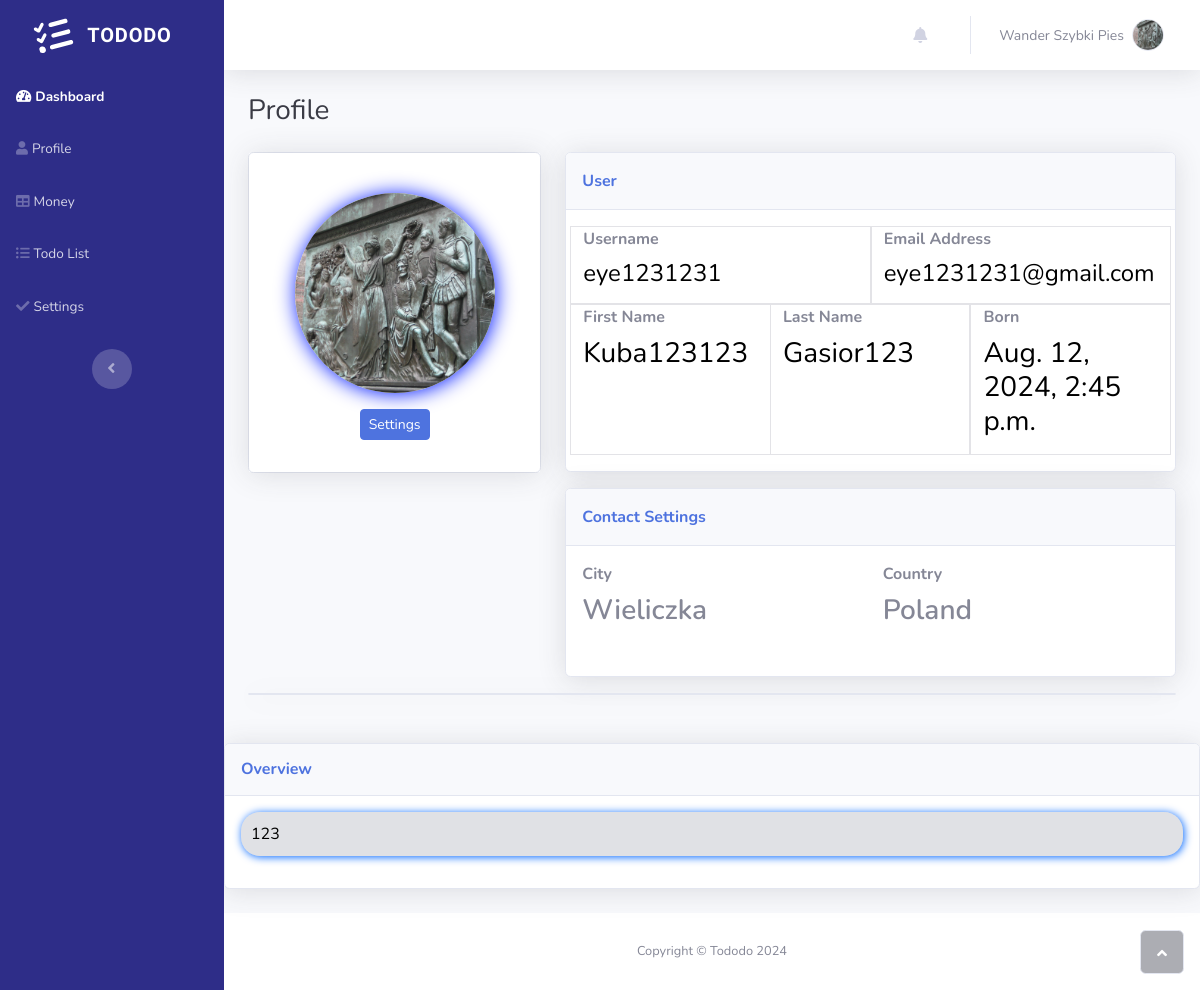
Before: /profile/1/ (signed in) with the older database file.
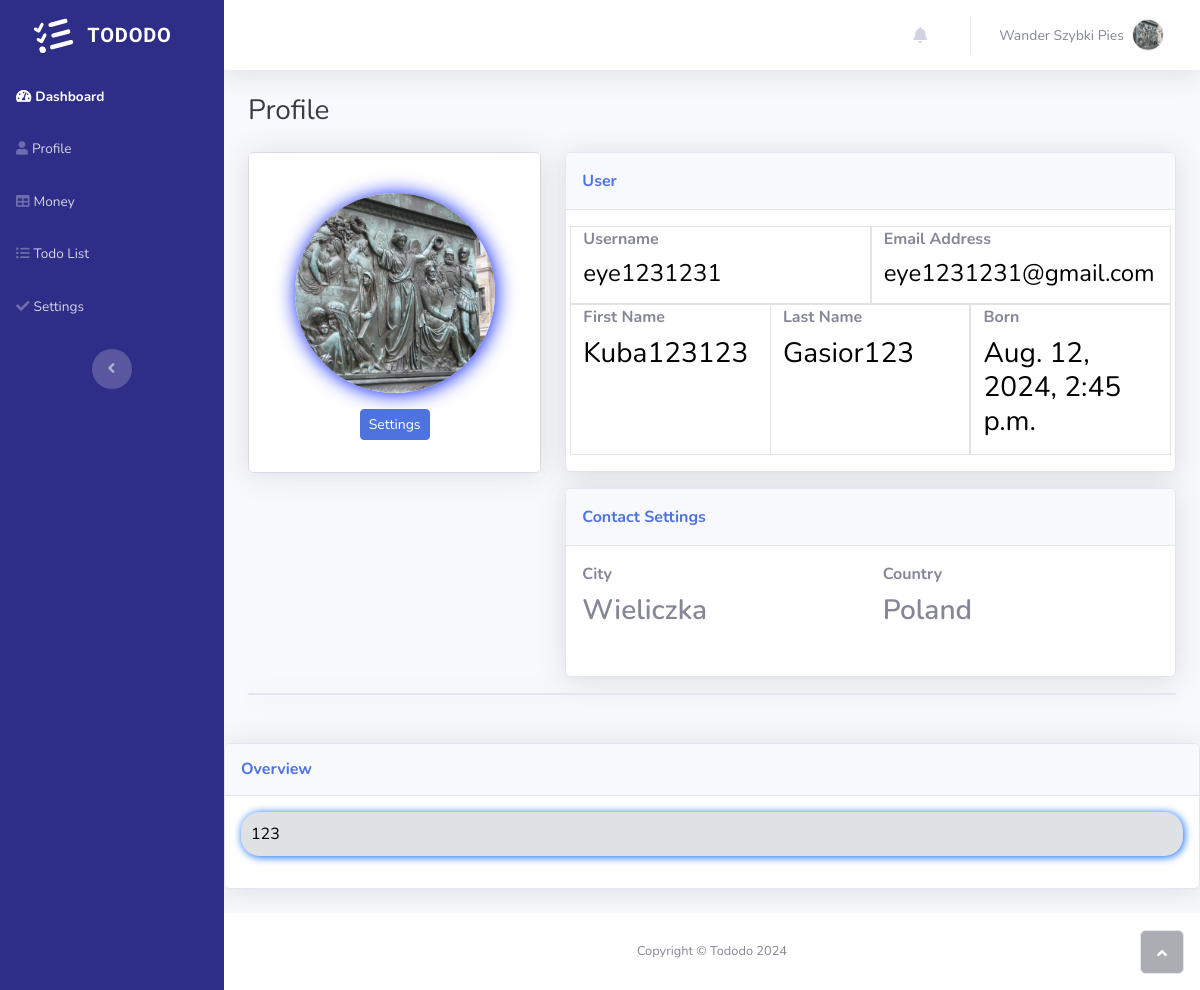
After: the same page with the newer database file.
### todolist/models.py (models this page shows, shortened)
class User(AbstractUser):
    country = models.ForeignKey(Country, on_delete=models.CASCADE, default=1)
    city = models.CharField(max_length=30, default='Unknown')
    name = models.CharField(max_length=30, default='Unknown')
    last_name = models.CharField(max_length=30, default='Unknown')
    email = models.EmailField(unique=True)
    is_user_password_set = models.BooleanField(default=False)
    is_active = models.BooleanField(default=False)
    activation_token = models.CharField(max_length=36, unique=True, blank=True)
    bio = models.TextField(null=True, blank=True)
    avatar = models.ImageField(null=True, default="Avatarwander.png")
    born = models.DateTimeField(null=True)

class Country(models.Model):
    country = models.CharField(max_length=30)
    def __str__(self) ->str:
        return self.country

### todolist/decorators.py (the view)
    def _wrapped_view(request, *args, **kwargs):
        if not request.user.is_authenticated:
            return redirect('todolist:login')  # if user is not authenticated redirect him to login view
        if not request.user.is_active:
            return redirect('todolist:required_active_user')
        user_id = kwargs.get('user_id')
        if request.user.id != int(user_id):
            return HttpResponse('This is not your property')
        return view_func(request, *args, **kwargs)

### tododo/context_processors.py (called while the page is built)
def user_id(request):
    if request.user.is_authenticated:
        return {'user_id' : request.user.id,
                'task_count': request.user.todolists.count(),
                'task_important_count': request.user.todolists.filter(important=True).count()}
    return {'user_id' : None}

### todolist/views.py (called while the page is built)
@required_active
def profile(request, user_id):
    user = get_object_or_404(User, id=user_id)
    context = {
        'user': user
    }
    return render(request,'profile.html', context)

### templates/profile.html (shortened to what this page needs)
{% extends "main.html" %}
{% load static %}
{% block content %}
<body id="page-top">
    <div class="container-fluid">
        <h3 class="text-dark mb-4">Profile</h3>
        <div class="row mb-3">
            <div class="col-lg-4">
                <div class="card mb-3">
                    <div class="card-body text-center shadow">
                        <img class="rounded-circle mb-3 mt-4 img-fluid" src="{{ user.avatar.url }}" alt="User Avatar" style="box-shadow: 1px 1px 20px rgb(0,25,255); width: 200px; height: 200px; border-radius: 50%; object-fit: cover;">
                        <div class="mb-3">
                            <a class="btn btn-primary btn-sm" href="{% url 'todolist:profile_settings' user_id=user_id %}">Settings</a>
                        </div>
                    </div>
                </div>
            </div>
            <div class="col-lg-8">
                <div class="row">
                    <div class="col">
                        <div class="card shadow mb-3">
                            <div class="card-header py-3">
                                <p class="text-primary m-0 fw-bold">User&nbsp;</p>
                            </div>
                            <div class="card-body">
                                <form>
                                    <div class="row">
                                        <div class="col" style="border: 1px solid rgba(133,135,150,0.23);">
                                            <div class="mb-3">
                                                <label class="form-label" for="username"><strong>Username</strong></label>
                                                <h4 class="fw-normal" style="color: var(--bs-emphasis-color);">{{ user.username }}</h4>
                                            </div>
                                        </div>
                                        <div class="col" style="border: 1px solid rgba(133,135,150,0.23);">
                                            <div class="mb-3">
                                                <label class="form-label" for="email"><strong>Email Address</strong></label>
                                                <h4 class="fw-normal" style="color: var(--bs-emphasis-color);">{{ user.email }}</h4>
                                            </div>
                                        </div>
                                    </div>
                                    <div class="row">
                                        <div class="col" style="border: 1px solid rgba(133,135,150,0.23);border-left-width: 1px;">
                                            <div class="mb-3">
                                                <label class="form-label" for="first_name"><strong>First Name</strong></label>
                                                <h3 class="fw-normal" style="color: var(--bs-emphasis-color);">{{ user.name }}</h3>
                                            </div>
                                        </div>
                                        <div class="col" style="border: 1px solid rgba(133,135,150,0.23);border-left-width: 0px;">
                                            <div class="mb-3">
                                                <label class="form-label" for="last_name"><strong>Last Name</strong></label>
                                                <h3 class="fw-normal" style="color: var(--bs-emphasis-color);">{{ user.last_name }}</h3>
                                            </div>
                                        </div>
                                        <div class="col" style="border: 1px solid rgba(133,135,150,0.23);">
                                            <div class="mb-3">
                                                <label class="form-label" for="username"><strong>Born</strong></label>
                                                <h3 class="fw-normal" style="color: var(--bs-emphasis-color);">{{ user.born }}</h3>
                                            </div>
                                        </div>
                                    </div>
                                </form>
                            </div>
                        </div>
                        <div class="card shadow">
                            <div class="card-header py-3">
                                <p class="text-primary m-0 fw-bold">Contact Settings</p>
                            </div>
                            <div class="card-body">
                                <form>
                                    <div class="row">
                                        <div class="col">
                                            <div class="mb-3">
                                                <label class="form-label" for="city"><strong>City</strong></label>
                                                <h3 class="fw-semibold">{{ user.city }}</h3>
                                            </div>
                                        </div>
                                        <div class="col">
                                            <div class="mb-3">
                                                <label class="form-label" for="country"><strong>Country</strong></label>
                                                <h3 class="fw-semibold">{{user.country}}</h3>
                                            </div>
                                        </div>
                                    </div>
                                </form>
                            </div>
                        </div>
                    </div>
                </div>
            </div>
        </div>
        <div class="card shadow mb-5"></div>
    </div>
    <div id="card-mobile" class="card-mobile">
        <div class="card shadow mb-4">
            <div class="card-header py-3">
                <h6 class="text-primary fw-bold m-0">Overview</h6>
            </div>
            <div class="card-body">
                <div style="background: rgba(133,135,150,0.25);border-radius: 19px;box-shadow: 1px 1px 8px rgb(0,102,255);">
                    <p style="color: var(--bs-emphasis-color);padding: 10px;">{{ user.bio }}</p>
                </div>
            </div>
        </div>
    </div>
    <footer class="bg-white sticky-footer">
        <div class="container my-auto">
            <div class="text-center my-auto copyright"><span>Copyright © Tododo 2024</span></div>
        </div>
    </footer>
    <a class="border rounded d-inline scroll-to-top" href="#page-top"><i class="fas fa-angle-up"></i></a>
</body>
{% endblock %}

### templates/main.html (shortened to what this page needs)
<!DOCTYPE html>
<html data-bs-theme="light" lang="en">
{% load static %}
<head>
    <link rel="stylesheet" href="{% static "bootstrap/css/bootstrap.min.css" %}">
    <link rel="stylesheet" href="{% static 'fonts/fontawesome-all.min.css' %}">
    <link rel="stylesheet" href="{% static "css/untitled.css" %}">
</head>
{% include "navbar.html" %}
{% block content %}
{% endblock content %}
<link rel="stylesheet" href="{% static 'css/untitled.css' %}">

### templates/navbar.html (shortened to what this page needs)
{% load static %}
{% load tz %}
<body id="page-top">
    <div id="wrapper">
        <nav class="navbar align-items-start sidebar sidebar-dark accordion bg-gradient-primary p-0 navbar-dark" style="background: rgb(46,45,136);">
            <div class="container-fluid d-flex flex-column p-0"><a class="navbar-brand d-flex justify-content-center align-items-center sidebar-brand m-0" href="{% url 'todolist:home' %}">
                    <div class="sidebar-brand-icon rotate-n-15"></div>
                    <div class="sidebar-brand-text mx-3"><span style="font-family: 'Akaya Kanadaka', serif;font-size: 20px;">TODODO</span></div>
                </a>
                <ul class="navbar-nav text-light" id="accordionSidebar">
                    <li class="nav-item"><a class="nav-link active" href={% url 'todolist:dashboard' user_id=user_id %}><i class="fas fa-tachometer-alt"></i><span>Dashboard</span></a></li>
                    <li class="nav-item"><a class="nav-link" href={% url 'todolist:profile' user_id=user_id %}><i class="fas fa-user"></i><span>Profile</span></a></li>
                    <li class="nav-item"><a class="nav-link" href={% url 'todolist:money_view' user_id=user_id %}><i class="fas fa-table"></i><span>Money</span></a></li>
                    <li class="nav-item"><a class="nav-link" href={% url 'todolist:todo_view' user_id=user_id %}><i class="fas fa-list-ul"></i><span>Todo List</span></a></li>
                    <li class="nav-item"><a class="nav-link" href={% url 'todolist:profile_settings' user_id=user_id %}><i class="fas fa-check"></i><span>Settings</span></a></li>
                </ul>
                <div class="text-center d-none d-md-inline"><button class="btn rounded-circle border-0" id="sidebarToggle" type="button"></button></div>
            </div>
        </nav>
        <div class="d-flex flex-column" id="content-wrapper">
            <div id="content">
                <nav class="navbar navbar-expand bg-white shadow mb-4 topbar">
                    <div class="container-fluid"><button class="btn btn-link d-md-none rounded-circle me-3" id="sidebarToggleTop" type="button"></button>
                        <ul class="navbar-nav flex-nowrap ms-auto">
                            <li class="nav-item dropdown no-arrow mx-1">
                                <div class="nav-item dropdown no-arrow"><a class="dropdown-toggle nav-link" aria-expanded="false" data-bs-toggle="dropdown" href="#"><i class="fas fa-bell fa-fw"></i></a>
                                </div>
                            </li>
                            <li class="nav-item dropdown no-arrow">
                                <div class="nav-item dropdown no-arrow"><a class="dropdown-toggle nav-link" aria-expanded="false" data-bs-toggle="dropdown" href="#"><span class="d-none d-lg-inline me-2 text-gray-600 small">Wander Szybki Pies</span><img class="border rounded-circle img-profile" src="{{ user.avatar.url }}"></a>
                                </div>
                            </li>
                        </ul>
                    </div>
                </nav>

Changed rows visible on the page:
changed User "Kuba123123": avatar: a different picture
